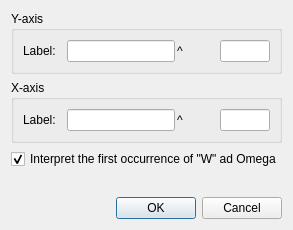
<?xml version="1.0" encoding="UTF-8"?>
<ui version="4.0">
 <class>CLabelsDlg</class>
 <widget class="QDialog" name="CLabelsDlg">
  <property name="geometry">
   <rect>
    <x>0</x>
    <y>0</y>
    <width>268</width>
    <height>230</height>
   </rect>
  </property>
  <property name="sizePolicy">
   <sizepolicy hsizetype="Fixed" vsizetype="Fixed">
    <horstretch>0</horstretch>
    <verstretch>0</verstretch>
   </sizepolicy>
  </property>
  <property name="windowTitle">
   <string>Dialog</string>
  </property>
  <layout class="QVBoxLayout" name="verticalLayout">
   <item>
    <layout class="QHBoxLayout" name="horizontalLayout_3">
     <item>
      <widget class="QGroupBox" name="yGroupBox">
       <property name="title">
        <string>Y-axis</string>
       </property>
       <layout class="QHBoxLayout" name="horizontalLayout_2">
        <property name="spacing">
         <number>2</number>
        </property>
        <item>
         <widget class="QLabel" name="label">
          <property name="text">
           <string>Label:</string>
          </property>
         </widget>
        </item>
        <item>
         <widget class="QLineEdit" name="yBaseEdit">
          <property name="sizePolicy">
           <sizepolicy hsizetype="Preferred" vsizetype="Fixed">
            <horstretch>0</horstretch>
            <verstretch>0</verstretch>
           </sizepolicy>
          </property>
         </widget>
        </item>
        <item>
         <widget class="QLabel" name="label_2">
          <property name="text">
           <string>^</string>
          </property>
         </widget>
        </item>
        <item>
         <widget class="QLineEdit" name="yExpEdit">
          <property name="sizePolicy">
           <sizepolicy hsizetype="Preferred" vsizetype="Fixed">
            <horstretch>0</horstretch>
            <verstretch>0</verstretch>
           </sizepolicy>
          </property>
          <property name="maximumSize">
           <size>
            <width>50</width>
            <height>16777215</height>
           </size>
          </property>
         </widget>
        </item>
       </layout>
      </widget>
     </item>
    </layout>
   </item>
   <item>
    <widget class="QGroupBox" name="yGroupBox_2">
     <property name="title">
      <string>X-axis</string>
     </property>
     <layout class="QHBoxLayout" name="horizontalLayout_4">
      <property name="spacing">
       <number>2</number>
      </property>
      <item>
       <widget class="QLabel" name="label_5">
        <property name="text">
         <string>Label:</string>
        </property>
       </widget>
      </item>
      <item>
       <widget class="QLineEdit" name="xBaseEdit">
        <property name="sizePolicy">
         <sizepolicy hsizetype="Preferred" vsizetype="Fixed">
          <horstretch>0</horstretch>
          <verstretch>0</verstretch>
         </sizepolicy>
        </property>
       </widget>
      </item>
      <item>
       <widget class="QLabel" name="label_6">
        <property name="text">
         <string>^</string>
        </property>
       </widget>
      </item>
      <item>
       <widget class="QLineEdit" name="xExpEdit">
        <property name="sizePolicy">
         <sizepolicy hsizetype="Preferred" vsizetype="Fixed">
          <horstretch>0</horstretch>
          <verstretch>0</verstretch>
         </sizepolicy>
        </property>
        <property name="maximumSize">
         <size>
          <width>50</width>
          <height>16777215</height>
         </size>
        </property>
       </widget>
      </item>
     </layout>
    </widget>
   </item>
   <item>
    <widget class="QCheckBox" name="checkBox">
     <property name="text">
      <string>Interpret the first occurrence of &quot;W&quot; ad Omega</string>
     </property>
     <property name="checked">
      <bool>true</bool>
     </property>
    </widget>
   </item>
   <item>
    <spacer name="verticalSpacer">
     <property name="orientation">
      <enum>Qt::Vertical</enum>
     </property>
     <property name="sizeHint" stdset="0">
      <size>
       <width>20</width>
       <height>40</height>
      </size>
     </property>
    </spacer>
   </item>
   <item>
    <widget class="QDialogButtonBox" name="buttonBox">
     <property name="orientation">
      <enum>Qt::Horizontal</enum>
     </property>
     <property name="standardButtons">
      <set>QDialogButtonBox::Cancel|QDialogButtonBox::Ok</set>
     </property>
    </widget>
   </item>
  </layout>
 </widget>
 <resources/>
 <connections>
  <connection>
   <sender>buttonBox</sender>
   <signal>accepted()</signal>
   <receiver>CLabelsDlg</receiver>
   <slot>accept()</slot>
   <hints>
    <hint type="sourcelabel">
     <x>248</x>
     <y>254</y>
    </hint>
    <hint type="destinationlabel">
     <x>157</x>
     <y>274</y>
    </hint>
   </hints>
  </connection>
  <connection>
   <sender>buttonBox</sender>
   <signal>rejected()</signal>
   <receiver>CLabelsDlg</receiver>
   <slot>reject()</slot>
   <hints>
    <hint type="sourcelabel">
     <x>316</x>
     <y>260</y>
    </hint>
    <hint type="destinationlabel">
     <x>286</x>
     <y>274</y>
    </hint>
   </hints>
  </connection>
 </connections>
</ui>
